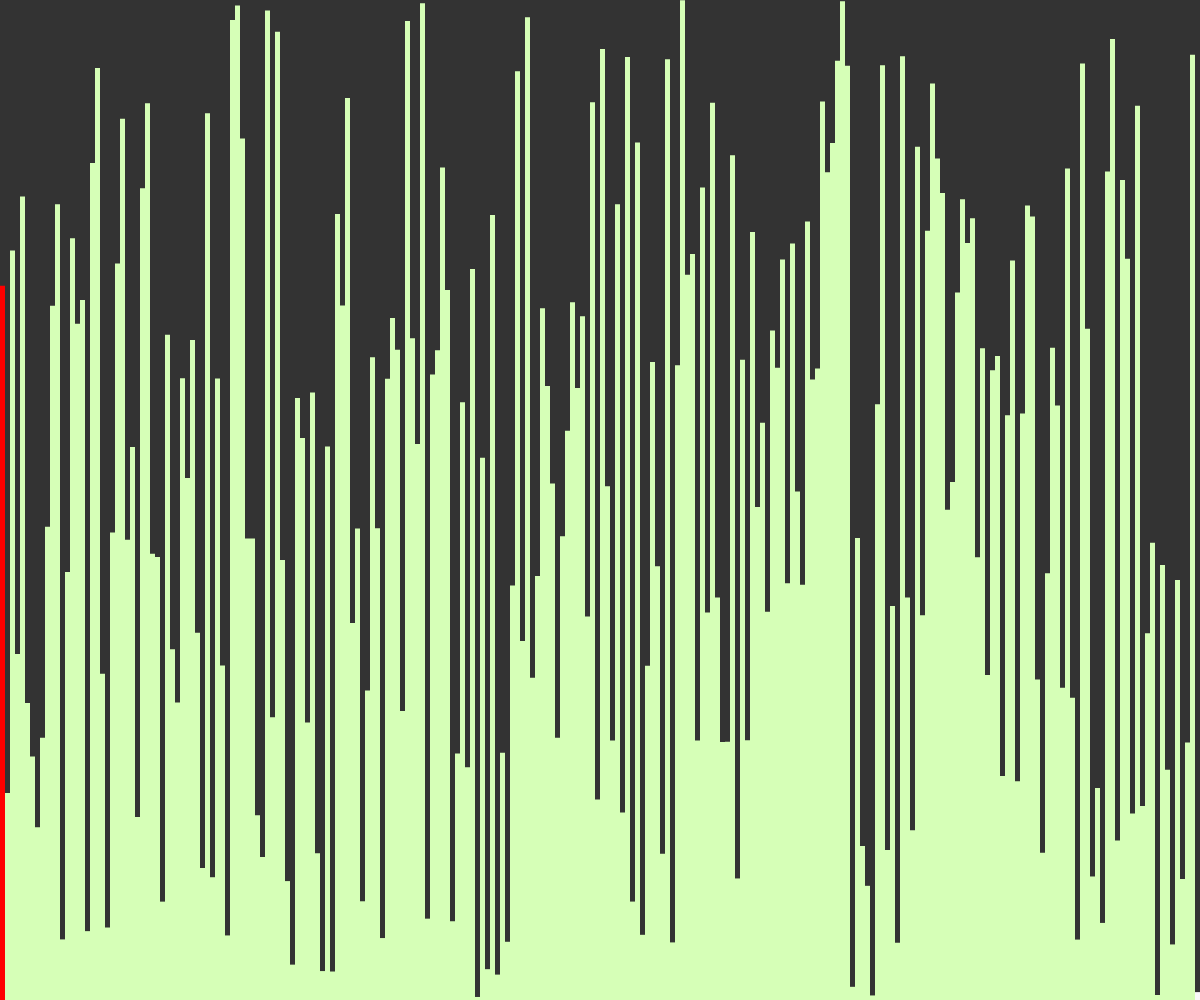
Frame 1 (no input)
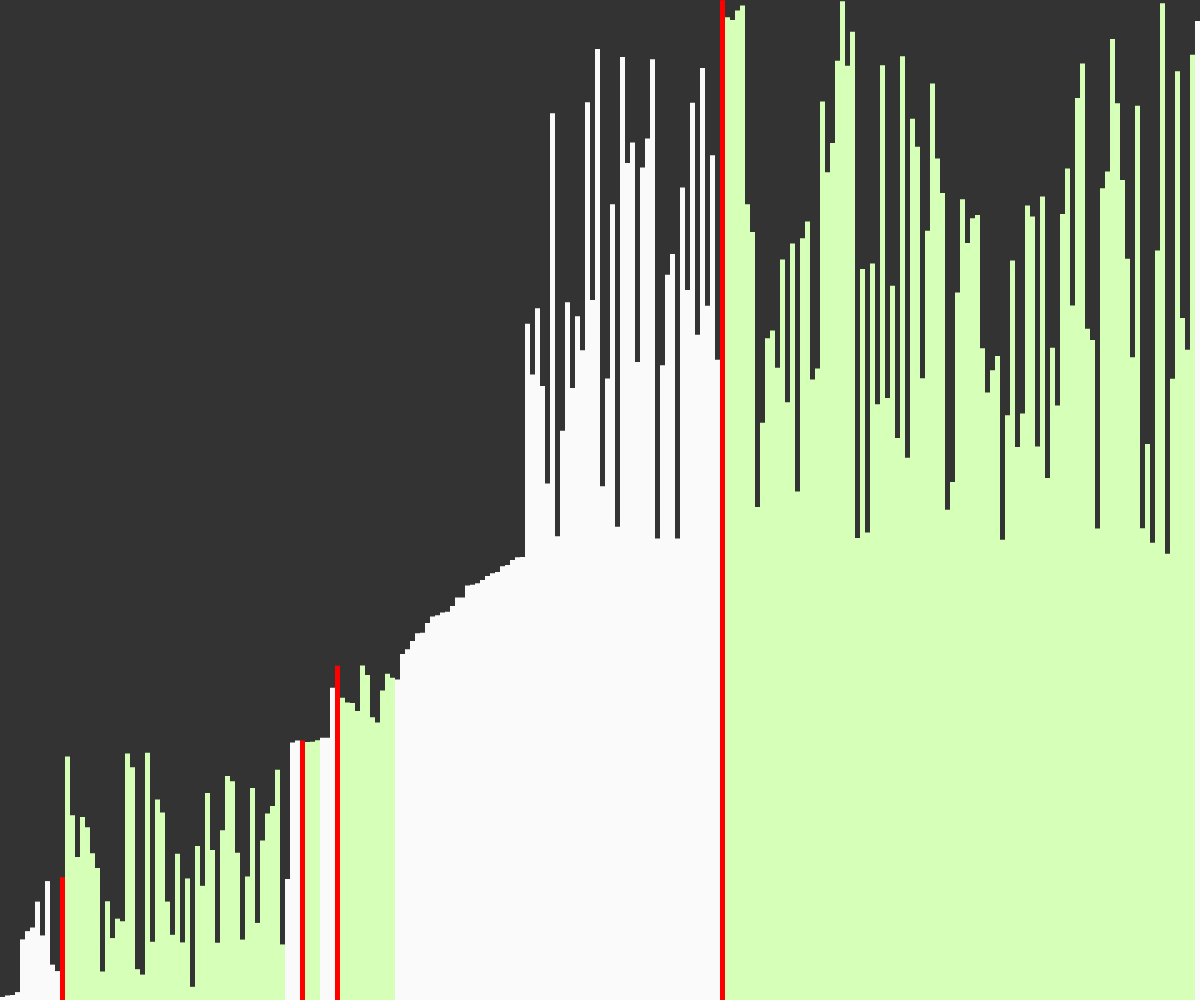
Frame 60 (no input)
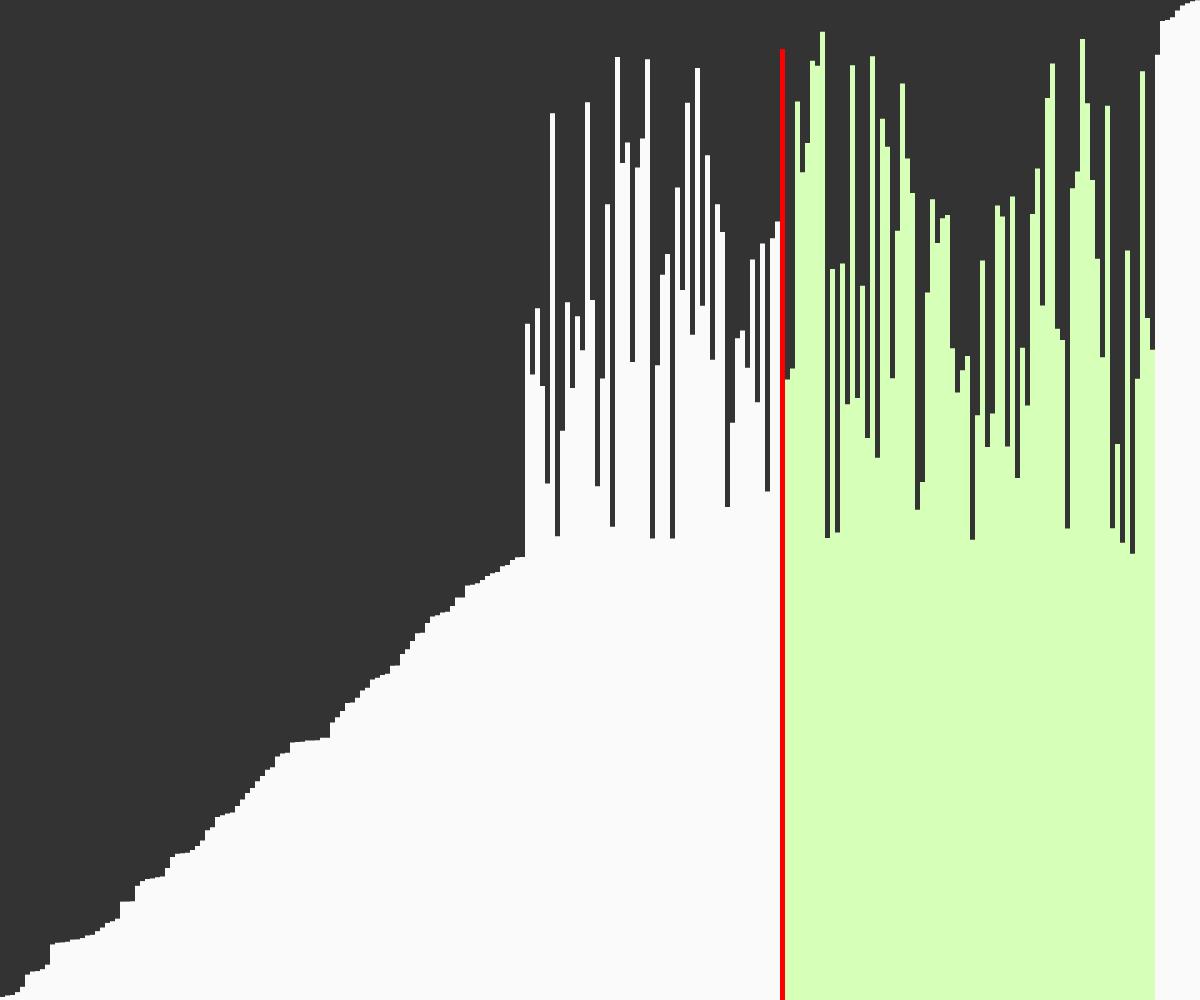
Frame 120 (the mouse pressed at the canvas centre since frame 60)

The p5.js sketch that drew these frames (run headless with seeded random() and noise() and a simulated clock; from frame 60 on, the mouse is pressed at the canvas centre):

// p5.js sketch
// ── sketch.js
let values = [];
let w = 5;

let states = [];

function setup() {
  createCanvas(windowWidth, windowHeight);
  values = new Array(floor(width / w));
  for (let i = 0; i < values.length; i++) {
    values[i] = random(height);
    states[i] = -1;
  }
  quickSort(values, 0, values.length - 1);
}

async function quickSort(arr, start, end) {
  if (start >= end) {
    return;
  }
  let index = await partition(arr, start, end);
  states[index] = -1;

  await Promise.all([
    quickSort(arr, start, index - 1),
    quickSort(arr, index + 1, end)
  ]);
}

async function partition(arr, start, end) {
  for (let i = start; i < end; i++) {
    states[i] = 1;
  }

  let pivotValue = arr[end];
  let pivotIndex = start;
  states[pivotIndex] = 0;
  for (let i = start; i < end; i++) {
    if (arr[i] < pivotValue) {
      await swap(arr, i, pivotIndex);
      states[pivotIndex] = -1;
      pivotIndex++;
      states[pivotIndex] = 0;
    }
  }
  await swap(arr, pivotIndex, end);

  for (let i = start; i < end; i++) {
    if (i != pivotIndex) {
      states[i] = -1;
    }
  }

  return pivotIndex;
}

function draw() {
  background(51);

  for (let i = 0; i < values.length; i++) {
    noStroke();
    if (states[i] == 0) {
      fill('red');
    } else if (states[i] == 1) {
      fill('#D6FFB7');
    } else {
      fill(250);
    }
    rect(i * w, height - values[i], w, values[i]);
  }
}

async function swap(arr, a, b) {
  await sleep(10);
  let temp = arr[a];
  arr[a] = arr[b];
  arr[b] = temp;
}

function sleep(ms) {
  return new Promise(resolve => setTimeout(resolve, ms));
}
